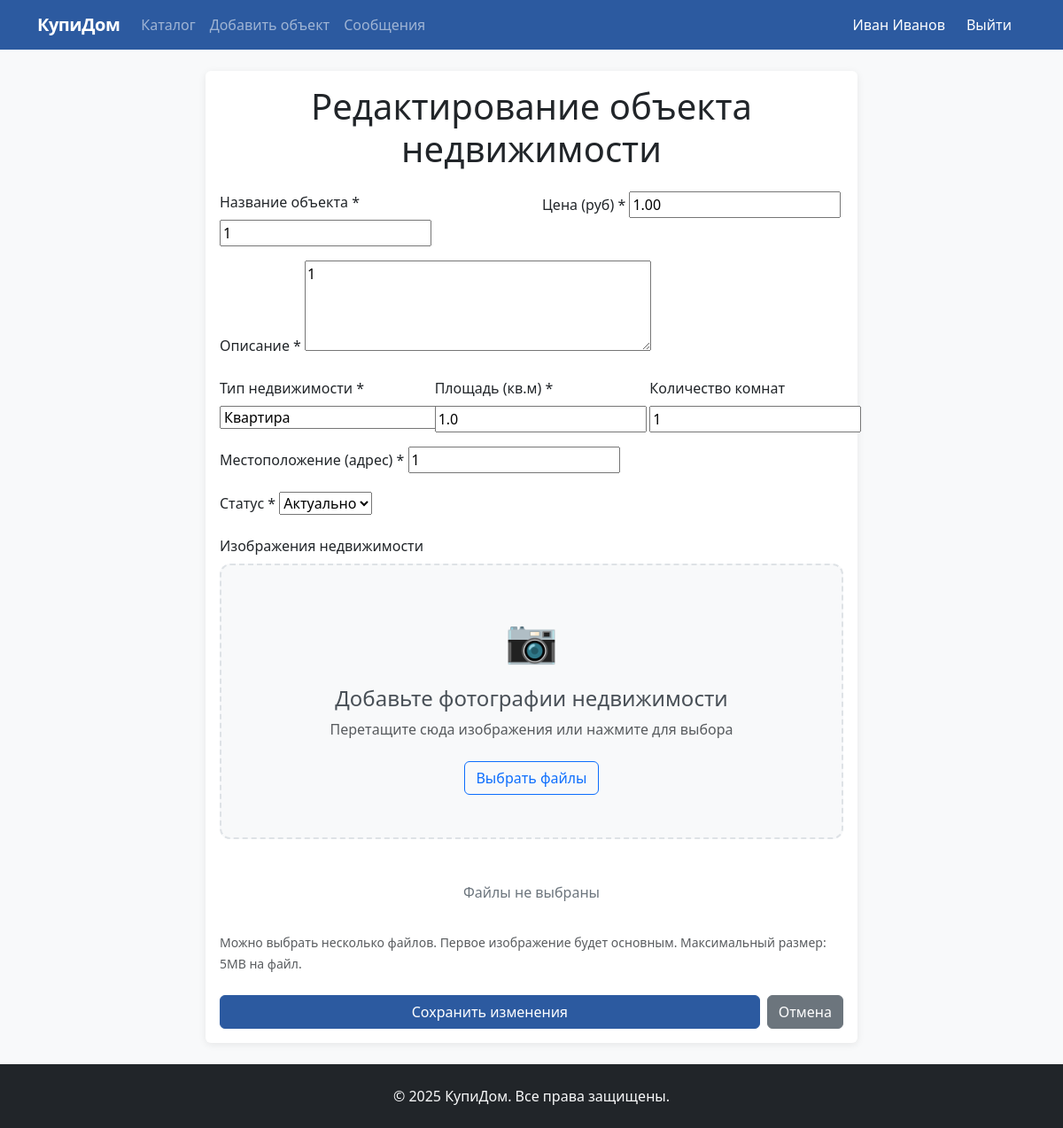
Page /property/3/edit/ (signed in) on the committed database.
### realty/models.py (models this page shows, shortened)
class CustomUser(AbstractUser):
    USER_TYPE_CHOICES = (
        ('realtor', 'Риэлтор'),
        ('client', 'Клиент'),
    )
    GENDER_CHOICES = (
        ('M', 'Мужской'),
        ('F', 'Женский'),
    )
    user_type = models.CharField('Тип пользователя', max_length=10, choices=USER_TYPE_CHOICES)
    phone = models.CharField('Телефон', max_length=20, blank=True)
    bio = models.TextField('О себе', blank=True)
    avatar = models.ImageField('Аватар', upload_to='avatars/', blank=True, null=True)
    gender = models.CharField('Пол', max_length=1, choices=GENDER_CHOICES, blank=True)

class Property(models.Model):
    STATUS_CHOICES = (
        ('active', 'Актуально'),
        ('sold', 'Продано'),
        ('hidden', 'Скрыто'),
    )
    PROPERTY_TYPES = (
        ('apartment', 'Квартира'),
        ('house', 'Дом'),
        ('land', 'Земельный участок'),
        ('commercial', 'Коммерческая недвижимость'),
    )
    title = models.CharField('Название', max_length=200)
    description = models.TextField('Описание')
    price = models.DecimalField('Цена', max_digits=12, decimal_places=2)
    property_type = models.CharField('Тип недвижимости', max_length=20, choices=PROPERTY_TYPES)
    area = models.FloatField('Площадь (кв.м)')
    rooms = models.IntegerField('Количество комнат', blank=True, null=True)
    location = models.CharField('Местоположение', max_length=300)
    created_by = models.ForeignKey(CustomUser, on_delete=models.CASCADE, related_name='properties')
    status = models.CharField('Статус', max_length=10, choices=STATUS_CHOICES, default='active')
    views = models.IntegerField('Просмотры', default=0)
    created_at = models.DateTimeField(auto_now_add=True)
    updated_at = models.DateTimeField(auto_now=True)
    class Meta:
        verbose_name = 'Объект недвижимости'
        verbose_name_plural = 'Объекты недвижимости'
        ordering = ['-created_at']

### realty/views.py (the view)
# urls.py: path('property/<int:pk>/edit/', views.property_edit, name='property_edit'),
@login_required
def property_edit(request, pk):
    property_obj = get_object_or_404(Property, pk=pk, created_by=request.user)
    if request.method == 'POST':
        form = PropertyForm(request.POST, request.FILES, instance=property_obj)  # Добавьте request.FILES
        if form.is_valid():
            property_obj = form.save()
            new_images = request.FILES.getlist('images')
            for image in new_images:
                PropertyImage.objects.create(property=property_obj, image=image)
            return redirect('property_detail', pk=property_obj.pk)
    else:
        form = PropertyForm(instance=property_obj)
    return render(request, 'realty/property_form.html', {
        'form': form,
        'edit': True,
        'property': property_obj
    })

### realty/forms.py
class PropertyForm(forms.ModelForm):
    class Meta:
        model = Property
        fields = ('title', 'description', 'price', 'property_type',
                  'area', 'rooms', 'location', 'status')
        widgets = {
            'description': forms.Textarea(attrs={'rows': 4}),
        }

### realty/templates/realty/property_form.html (shortened to what this page needs)
{% extends 'realty/base.html' %}
{% block content %}
<div class="row justify-content-center">
    <div class="col-md-8">
        <div class="card">
            <div class="card-body">
                <h1 class="text-center mb-4">{% if edit %}Редактирование{% else %}Добавление{% endif %} объекта недвижимости</h1>
                <form method="post" enctype="multipart/form-data">
                    <div class="row mb-3">
                        <div class="col-md-6">
                            <label class="form-label">Название объекта *</label>
                            {{ form.title }}
                        </div>
                        <div class="col-md-6">
                            <label class="form-label">Цена (руб) *</label>
                            {{ form.price }}
                        </div>
                    </div>
                    <div class="mb-3">
                        <label class="form-label">Описание *</label>
                        {{ form.description }}
                    </div>
                    <div class="row mb-3">
                        <div class="col-md-4">
                            <label class="form-label">Тип недвижимости *</label>
                            {{ form.property_type }}
                        </div>
                        <div class="col-md-4">
                            <label class="form-label">Площадь (кв.м) *</label>
                            {{ form.area }}
                        </div>
                        <div class="col-md-4">
                            <label class="form-label">Количество комнат</label>
                            {{ form.rooms }}
                        </div>
                    </div>
                    <div class="mb-3">
                        <label class="form-label">Местоположение (адрес) *</label>
                        {{ form.location }}
                    </div>
                    <div class="mb-3">
                        <label class="form-label">Статус *</label>
                        {{ form.status }}
                    </div>
                    <div class="mb-4">
                        <label class="form-label">Изображения недвижимости</label>
                        <div class="upload-zone" id="upload-zone">
                            <div class="upload-content">
                                <div class="upload-icon">📷</div>
                                <h4>Добавьте фотографии недвижимости</h4>
                                <p class="text-muted">Перетащите сюда изображения или нажмите для выбора</p>
                                <button type="button" class="btn btn-outline-primary" onclick="document.getElementById('image-input').click()">
                                    Выбрать файлы
                                </button>
                            </div>
                        </div>
                        <div id="file-preview" class="mt-3"></div>
                        <small class="text-muted">Можно выбрать несколько файлов. Первое изображение будет основным. Максимальный размер: 5MB на файл.</small>
                    </div>
                    <div class="d-flex gap-2">
                        <button type="submit" class="btn btn-primary flex-grow-1">
                            {% if edit %}Сохранить изменения{% else %}Добавить объект{% endif %}
                        </button>
                        <a href="{% if edit %}{% url 'property_detail' property.pk %}{% else %}{% url 'property_list' %}{% endif %}"
                           class="btn btn-secondary">
                            Отмена
                        </a>
                    </div>
                </form>
            </div>
        </div>
    </div>
</div>
{% endblock %}

### realty/templates/realty/base.html (shortened to what this page needs)
<!DOCTYPE html>
<html lang="ru">
<head>
    <link href="https://cdn.jsdelivr.net/npm/bootstrap@5.3.0/dist/css/bootstrap.min.css" rel="stylesheet">
</head>
<body class="bg-light d-flex flex-column">
    <nav class="navbar navbar-expand-lg navbar-dark bg-primary">
        <div class="container">
            <a class="navbar-brand" href="{% url 'home' %}">КупиДом</a>
            <div class="collapse navbar-collapse" id="navbarNav">
                <ul class="navbar-nav me-auto">
                    <li class="nav-item">
                        <a class="nav-link" href="{% url 'property_list' %}">Каталог</a>
                    </li>
                    {% if user.is_authenticated %}
                    <li class="nav-item">
                        <a class="nav-link" href="{% url 'property_create' %}">Добавить объект</a>
                    </li>
                    <li class="nav-item">
                        <a class="nav-link" href="{% url 'message_list' %}">Сообщения</a>
                    </li>
                    {% endif %}
                </ul>
                <ul class="navbar-nav">
                    {% if user.is_authenticated %}
                    <li class="nav-item">
                        <a class="nav-link" href="{% url 'profile' %}" style="color: white !important;">
                            {{ user.get_full_name|default:user.username }}
                        </a>
                    </li>
                    <li class="nav-item">
                        <form method="post" action="{% url 'logout' %}" class="d-flex align-items-center">
                            <button type="submit" class="nav-link btn btn-link" style="border: none; background: none; color: white !important; padding: 0.5rem 1rem;">
                                Выйти
                            </button>
                        </form>
                    </li>
                    {% endif %}
                </ul>
            </div>
        </div>
    </nav>
    <main class="py-4">
        <div class="container">
            {% block content %}
            {% endblock %}
        </div>
    </main>
    <footer class="bg-dark text-light py-4 mt-auto">
        <div class="container text-center">
            <p class="mb-0">&copy; 2025 КупиДом. Все права защищены.</p>
        </div>
    </footer>
</body>
</html>

### realty/templates/realty/base.html (style rules this page uses)
:root { --primary: #2c5aa0; --primary-dark: #1e3d72; --accent: #e74c3c; --dark: #34495e; --light: #f8f9fa; }
.bg-primary { background-color: var(--primary) !important; }
.btn-primary { background-color: var(--primary); border-color: var(--primary); }
.navbar-brand { font-weight: 600; letter-spacing: -0.5px; }
.card { border: none; box-shadow: 0 2px 8px rgba(0,0,0,0.08); transition: box-shadow 0.2s; }
html, body { height: 100%; }
body { display: flex; flex-direction: column; }
main { flex: 1 0 auto; }
footer { flex-shrink: 0; }
.navbar-nav .nav-item { display: flex; align-items: center; }
.navbar-nav .nav-link { display: flex; align-items: center; height: 100%; }

### realty/templates/realty/property_form.html (style rules this page uses)
.upload-zone { border: 2px dashed #dee2e6; border-radius: 12px; padding: 3rem 2rem; text-align: center; background: #f8f9fa; cursor: pointer; transition: all 0.3s ease; position: relative; }
.upload-icon { font-size: 3rem; margin-bottom: 1rem; color: #6c757d; }
.upload-content h4 { color: #495057; margin-bottom: 0.5rem; }
.upload-content p { margin-bottom: 1.5rem; }

### rows in the picture
CustomUser: get_full_name "Иван Иванов"
Property: title "1", price "1.00", description "1", property_type "Квартира", area "1.0", rooms "1", location "1", status "Актуально"
